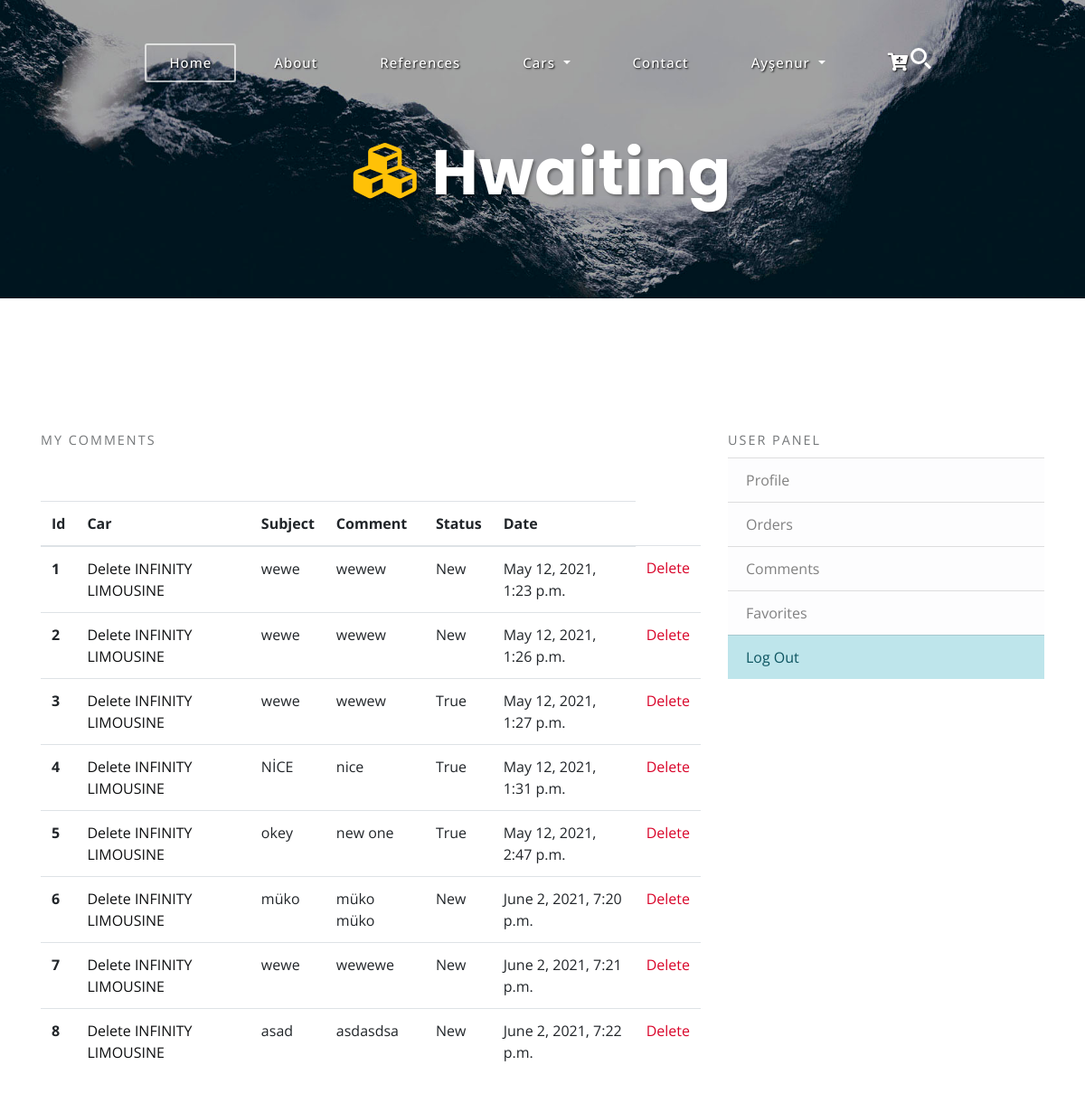
Before: /user/comments (signed in, upper part) with the older database file.
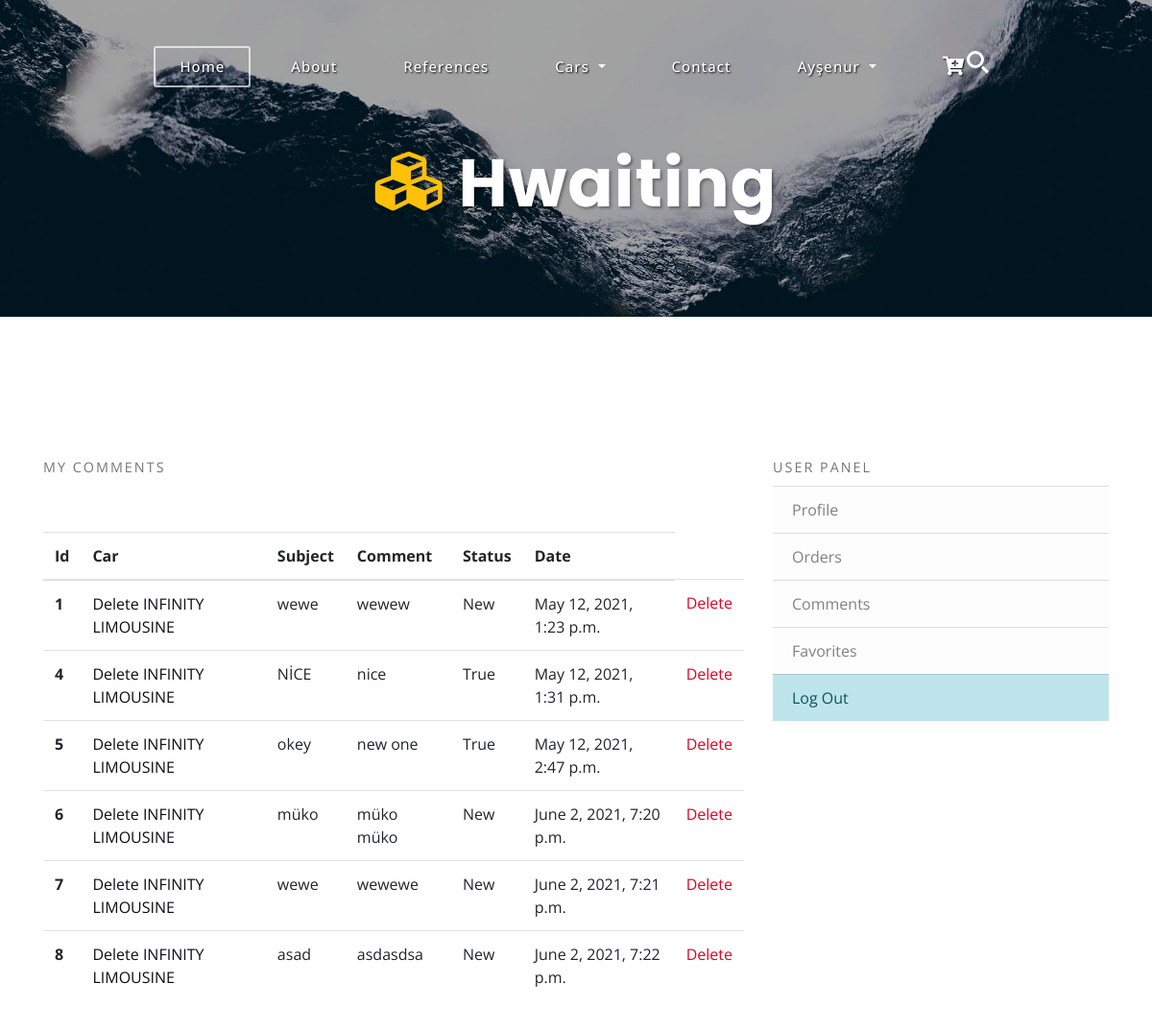
After: the same page with the newer database file.
### car/models.py (models this page shows, shortened)
class Comment(models.Model):
    STATUS = (
        ('True', 'Evet'),
        ('False', 'Hayır'),
        ('New', 'Yeni'),
    )
    status = models.CharField(max_length=10, choices=STATUS)
    car = models.ForeignKey(Car, on_delete=models.CASCADE)
    user = models.ForeignKey(User, on_delete=models.CASCADE)
    subject = models.CharField(max_length=50)
    comment = models.TextField(max_length=200)
    rate = models.IntegerField(blank=True)
    status = models.CharField(max_length=10, choices=STATUS,default='New')
    ip = models.CharField(blank=True,max_length=20)
    created_at = models.DateTimeField(auto_now_add=True)
    created_at = models.DateTimeField(auto_now_add=True)
    updated_at = models.DateTimeField(auto_now=True)

class Car(models.Model):
    STATUS = (
        ('True', 'Evet'),
        ('False', 'Hayır'),
    )
    status = models.CharField(max_length=10, choices=STATUS)
    category = models.ForeignKey(Category, on_delete=models.CASCADE)
    title = models.CharField(max_length=30)
    detail = RichTextField()
    base_price = models.FloatField(null=False, default="0")
    km_price = models.FloatField(null=False,default="0")
    capasity = models.CharField(max_length=255, blank=True)
    description = models.CharField(max_length=30)
    keywords = models.CharField(max_length=255)
    image = models.ImageField(blank=True, upload_to='images/')
    slug = models.SlugField(null=False, unique=True)
    created_at = models.DateTimeField(auto_now_add=True)
    updated_at = models.DateTimeField(auto_now=True)
    def image_tag(self):
        return mark_safe('<img src="{}" height="50"/>'.format(self.image.url))
    image_tag.short_description = 'Image'

### user/views.py (the view)
# urls.py: path('comments', views.comments, name='comments'),
@login_required(login_url = '/login')
def comments(request):
    category = Category.objects.all()
    current_user = request.user
    comments = Comment.objects.filter(user_id = current_user.id)
    context = {
        'category': category,
        'comments': comments,
    }
    return  render(request, 'user_comments.html', context)

### user/templates/user_comments.html (shortened to what this page needs)
{% extends "homebase.html" %}
{% block content %}
	<div class="banner-inner" id="home">
		<div class="wrapper-inner">
			<h3 class="logo text-center">
				<a class="navbar-brand" href="index.html">
					<i class="fas fa-cubes"></i> Hwaiting</a>
			</h3>
		</div>
	</div>
	<section class="banner-bottom-agile-w3ls">
		<div class="container">
			<div class="contact_grid_right">
				<form action="#" method="post">
					<div class="row contact_left_grid">
						<div class="col-md-8 con-left">
								<label >My Comments</label>
							<br>
							<br>
							<br>
						<table class="table table-hover">
                          <thead>
                            <tr>
                              <th scope="col">Id</th>
                              <th scope="col">Car</th>
                              <th scope="col">Subject</th>
                              <th scope="col">Comment</th>
                              <th scope="col">Status</th>
                              <th scope="col">Date</th>
                            </tr>
                          </thead>
                          <tbody>
                          {% for rs in comments %}
                            <tr>
                              <th scope="row">{{rs.id}}</th>
                              <td style="">
								   <a href="/car/{{rs.car_id}}/{{rs.car.slug}}" style="text-decoration: none; color: #0e0f10"> Delete
								  		{{rs.car.title}}
							  		</a>
							  </td>
                              <td>{{rs.subject}}</td>
								<td>{{rs.comment}}</td>
                              <td>{{rs.status}}</td>
                              <td>{{rs.created_at}}</td>
                              <td>
                                  <a href="/user/deletecomment/{{rs.id}}" style="color:#d90429;" onclick="return confirm('Do you want to delete this comment!?')"> Delete</a>
                              </td>
                            </tr>
                          {% endfor %}
                          </tbody>
                        </table>
						</div>
						<div class="col-md-4 con-right">
								<label>User Panel</label>
								{% include "user_panel.html" %}
						</div>
					</div>
				</form>
			</div>
		</div>
	</section>
{% endblock %}

Changed rows visible on the page:
removed Comment: id "2", car "INFINITY LIMOUSINE", subject "wewe", comment "wewew", status "New", created_at "May 12, 2021, 1:26 p.m."
removed Comment: id "3", car "INFINITY LIMOUSINE", subject "wewe", comment "wewew", status "True", created_at "May 12, 2021, 1:27 p.m."
